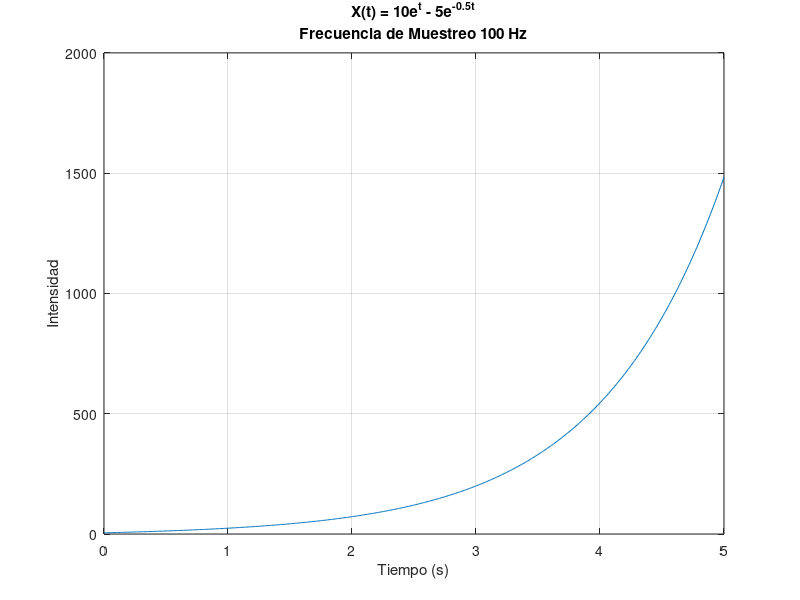

This chart was generated by the following MATLAB code:
Fs = 100;

t  = linspace(0,5,5*Fs);
X  = 10*exp(1*t) - 5*exp(-0.5*t);

plot(t,X);
xlabel('Tiempo (s)')
ylabel('Intensidad')
title(sprintf('X(t) = 10e^{t} - 5e^{-0.5t}\nFrecuencia de Muestreo 100 Hz'))
grid on
